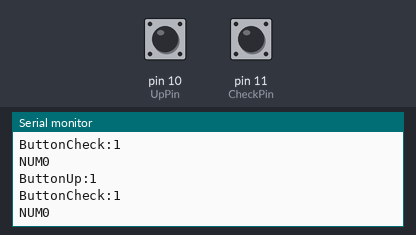
A sketch run on a simulated Arduino Uno, built with avr-gcc and run on an emulated ATmega328P. Shown: the last lines printed to the serial monitor. The test bench sets the inputs (shaded band); at power-on: pin 10 (UpPin) HIGH, pin 11 (CheckPin) HIGH.

Above: at 1.8 s.
1.9 s: pin 10 (UpPin) pulled LOW for 0.6 s
At 2.86 s:
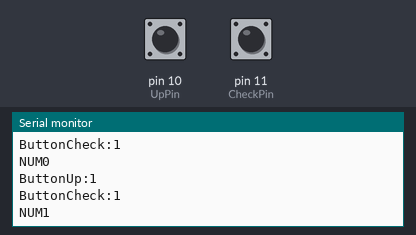
4.0 s: pin 11 (CheckPin) pulled LOW for 0.6 s
6.1 s: pin 10 (UpPin) pulled LOW for 1 s
At 7.7 s:
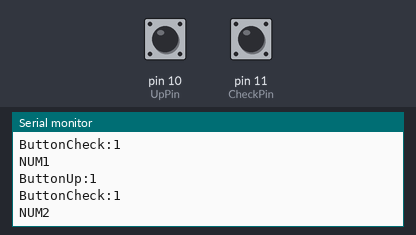
Timing chart, 0 to 9.2 s (numbered marks = the images above; inputs shaded):
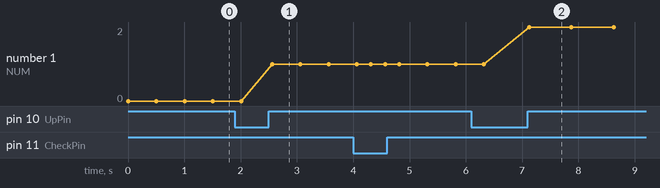

The sketch:

lcdtest.ino
```cpp
#include "Wire.h"
#include "LiquidCrystal_I2C.h"
const int A = 3; // Set 7-Seg pins
const int B = 4;
const int C = 5;
const int D = 6;
const int E = 7;
const int F = 9;
const int G = 8;
bool Bpress = false; // Set button1 signal as false
int UpPin = 10; // Set Button1(UpPin) pin
int CheckPin = 11; // Set Button2(CheckPin) pin
int num = 0; // Set variable int as initial value
int ButtonUp = 0;
int LastButtonUp = 0;
int ButtonCheck = 0;
int LastButtonCheck = 0;
// Set LCD I2C communication
LiquidCrystal_I2C lcd(0x27, 16, 2);
void setup()
{
  Serial.begin(115200);
  Serial.println("Initializing I2C devices...");
  //  pinMode(E, OUTPUT);
  //  pinMode(F, OUTPUT);
  //  pinMode(G, OUTPUT);
  pinMode(UpPin, INPUT_PULLUP);
  pinMode(CheckPin, INPUT_PULLUP);
}
void loop()
{
  // Set ButtonUp
  ButtonUp = digitalRead(UpPin);
  // Set ButtonCheck
  ButtonCheck = digitalRead(CheckPin);
  Serial.print("ButtonUp:");
  Serial.println(ButtonUp);
  Serial.print("ButtonCheck:");
  Serial.println(ButtonCheck);
  Serial.print("NUM");
  Serial.println(num);
  delay(250);

  if (ButtonUp != LastButtonUp)
  {
    LastButtonUp = ButtonUp;
    if (ButtonUp == LOW) // If ButtonUp is Low
    {
      Bpress = true; // Set button1 signal as true
      num++; //Total number of button press
      if (num >= 3) // If total number >= 3
      {
        num = 0;
      }
      ChangeNum(num); // Function ChangeNum()
      delay(50);
    }
  }
  if (ButtonCheck == HIGH) // If ButtonCheck is High
  { // If confirmed, the specified name and value will be displayed
    if (num == 0) // If num=0，then LCD displays yaw
    {
      lcd.noBacklight(); // 關閉背光
      delay(250);
    }
    if (num == 1) // If num=1，then LCD displays pitch
    {
      lcd.backlight();
      delay(250);
    }
    if (num == 2) // If num=2，the LCD displays roll
    {
      lcd.backlight();
      delay(250);
      lcd.noBacklight(); // 關閉背光
      delay(250);
    }
  }
}
void ChangeNum(int button1) // Function ChangeNum()
{
  switch (button1)
  {
    case 0: // If button 1=0，7-Seg. Shows 0
      //      digitalWrite(A, HIGH);
      //      digitalWrite(B, HIGH);
      //      digitalWrite(C, HIGH);
      //      digitalWrite(D, HIGH);
      //      digitalWrite(E, HIGH);
      //      digitalWrite(F, HIGH);
      //      digitalWrite(G, LOW);
      digitalWrite(A, HIGH);
      digitalWrite(B, HIGH);
      digitalWrite(C, HIGH);
      digitalWrite(D, HIGH);
      digitalWrite(E, HIGH);
      digitalWrite(F, HIGH);
      digitalWrite(G, HIGH);
      break;
    case 1: // If button 1=1，7-Seg. Shows 1
      //      digitalWrite(A, LOW);
      //      digitalWrite(B, HIGH);
      //      digitalWrite(C, HIGH);
      //      digitalWrite(D, LOW);
      //      digitalWrite(E, LOW);
      //      digitalWrite(F, LOW);
      //      digitalWrite(G, LOW);
      digitalWrite(A, HIGH);
      digitalWrite(B, HIGH);
      digitalWrite(C, HIGH);
      digitalWrite(D, HIGH);
      digitalWrite(E, HIGH);
      digitalWrite(F, HIGH);
      digitalWrite(G, HIGH);
      break;
    case 2: // 當button 1=2，7-Seg. Shows 2
      //      digitalWrite(A, HIGH);
      //      digitalWrite(B, HIGH);
      //      digitalWrite(C, LOW);
      //      digitalWrite(D, HIGH);
      //      digitalWrite(E, HIGH);
      //      digitalWrite(F, LOW);
      //      digitalWrite(G, HIGH);
      digitalWrite(A, HIGH);
      digitalWrite(B, HIGH);
      digitalWrite(C, HIGH);
      digitalWrite(D, HIGH);
      digitalWrite(E, HIGH);
      digitalWrite(F, HIGH);
      digitalWrite(G, HIGH);
      break;
  }
}
```

Measured:
- after the input at 1.9 s, the serial monitor: prints a new line after 0.11 s (image 1)
- after the input at 6.1 s, the serial monitor: prints a new line after 0.22 s (image 2)
- plotted number 1: 1 → 2 after the input at 6.1 s
